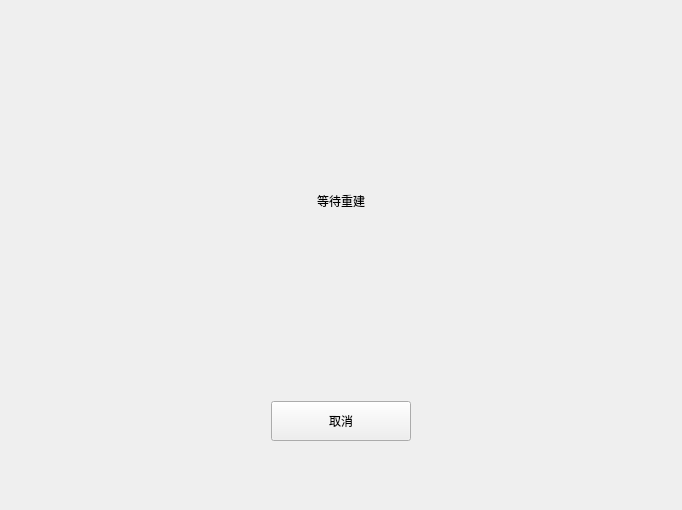
                     <widget class="QWidget" name="page_18">
                      <layout class="QHBoxLayout" name="horizontalLayout_37">
                       <item>
                        <layout class="QHBoxLayout" name="horizontalLayout_74">
                         <property name="leftMargin">
                          <number>9</number>
                         </property>
                         <property name="topMargin">
                          <number>9</number>
                         </property>
                         <property name="rightMargin">
                          <number>9</number>
                         </property>
                         <property name="bottomMargin">
                          <number>9</number>
                         </property>
                         <item>
                          <spacer name="horizontalSpacer_212">
                           <property name="orientation">
                            <enum>Qt::Horizontal</enum>
                           </property>
                           <property name="sizeType">
                            <enum>QSizePolicy::Preferred</enum>
                           </property>
                           <property name="sizeHint" stdset="0">
                            <size>
                             <width>233</width>
                             <height>20</height>
                            </size>
                           </property>
                          </spacer>
                         </item>
                         <item>
                          <layout class="QVBoxLayout" name="verticalLayout_592">
                           <property name="spacing">
                            <number>11</number>
                           </property>
                           <property name="leftMargin">
                            <number>9</number>
                           </property>
                           <property name="topMargin">
                            <number>11</number>
                           </property>
                           <property name="rightMargin">
                            <number>9</number>
                           </property>
                           <property name="bottomMargin">
                            <number>9</number>
                           </property>
                           <item>
                            <spacer name="verticalSpacer_28">
                             <property name="orientation">
                              <enum>Qt::Vertical</enum>
                             </property>
                             <property name="sizeType">
                              <enum>QSizePolicy::Fixed</enum>
                             </property>
                             <property name="sizeHint" stdset="0">
                              <size>
                               <width>20</width>
                               <height>150</height>
                              </size>
                             </property>
                            </spacer>
                           </item>
                           <item>
                            <widget class="StyleLabel18" name="label_at_render_5">
                             <property name="minimumSize">
                              <size>
                               <width>0</width>
                               <height>40</height>
                              </size>
                             </property>
                             <property name="maximumSize">
                              <size>
                               <width>16777215</width>
                               <height>40</height>
                              </size>
                             </property>
                             <property name="text">
                              <string>等待重建</string>
                             </property>
                             <property name="alignment">
                              <set>Qt::AlignCenter</set>
                             </property>
                            </widget>
                           </item>
                           <item>
                            <layout class="QHBoxLayout" name="horizontalLayout_562">
                             <property name="leftMargin">
                              <number>9</number>
                             </property>
                             <property name="topMargin">
                              <number>9</number>
                             </property>
                             <property name="rightMargin">
                              <number>9</number>
                             </property>
                             <property name="bottomMargin">
                              <number>9</number>
                             </property>
                             <item>
                              <widget class="QRoundProgressBar" name="progressBarRebuild_2" native="true">
                               <property name="sizePolicy">
                                <sizepolicy hsizetype="Preferred" vsizetype="Expanding">
                                 <horstretch>0</horstretch>
                                 <verstretch>0</verstretch>
                                </sizepolicy>
                               </property>
                               <property name="minimumSize">
                                <size>
                                 <width>140</width>
                                 <height>140</height>
                                </size>
                               </property>
                               <property name="maximumSize">
                                <size>
                                 <width>140</width>
                                 <height>140</height>
                                </size>
                               </property>
                              </widget>
                             </item>
                            </layout>
                           </item>
                           <item>
                            <layout class="QHBoxLayout" name="horizontalLayout_552">
                             <property name="topMargin">
                              <number>0</number>
                             </property>
                             <item>
                              <widget class="StyleButton140x40" name="btnRebuildCancel2">
                               <property name="minimumSize">
                                <size>
                                 <width>140</width>
                                 <height>40</height>
                                </size>
                               </property>
                               <property name="maximumSize">
                                <size>
                                 <width>140</width>
                                 <height>40</height>
                                </size>
                               </property>
                               <property name="text">
                                <string>取消</string>
                               </property>
                              </widget>
                             </item>
                            </layout>
                           </item>
                           <item>
                            <spacer name="verticalSpacer_29">
                             <property name="orientation">
                              <enum>Qt::Vertical</enum>
                             </property>
                             <property name="sizeHint" stdset="0">
                              <size>
                               <width>20</width>
                               <height>40</height>
                              </size>
                             </property>
                            </spacer>
                           </item>
                          </layout>
                         </item>
                         <item>
                          <spacer name="horizontalSpacer_232">
                           <property name="orientation">
                            <enum>Qt::Horizontal</enum>
                           </property>
                           <property name="sizeType">
                            <enum>QSizePolicy::Preferred</enum>
                           </property>
                           <property name="sizeHint" stdset="0">
                            <size>
                             <width>233</width>
                             <height>20</height>
                            </size>
                           </property>
                          </spacer>
                         </item>
                        </layout>
                       </item>
                      </layout>
                     </widget>
